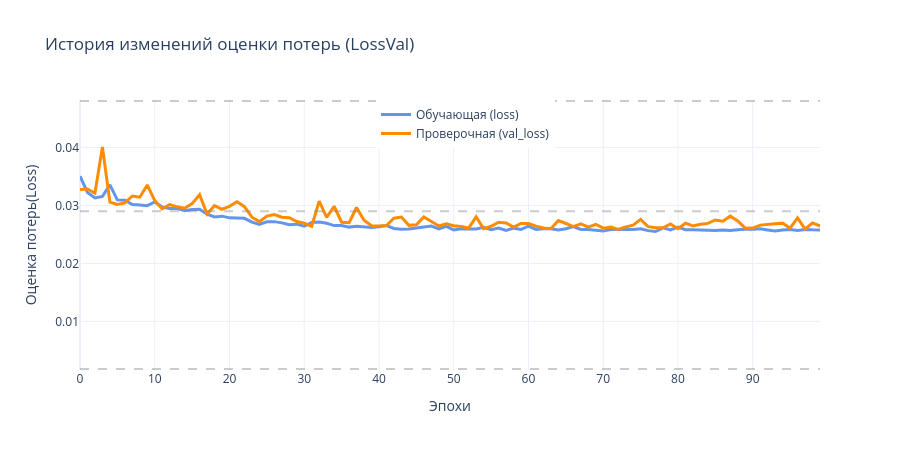

Notebook cell for this chart:
### Code cell
print('Доступные метрики полной истории обучения:', totalHistoryDict2.keys())
fig = go.Figure()
fig.add_trace(go.Scatter( y=totalHistoryDict2['loss'], mode="lines", name="Обучающая (loss)", line=dict(width=3, color='cornflowerblue')))
if 'val_loss' in totalHistoryDict2.keys():
    fig.add_trace(go.Scatter( y=totalHistoryDict2['val_loss'],  mode="lines", name="Проверочная (val_loss)",     line=dict(width=3, color='darkorange')))

refHFib = np.array([13, 8, 5, 3, 2, 1, 0.8, 0.5, 0.33, 0.2, 0.125, 0.077, 0.048,  0.029, 0.0018])
m2 = refHFib<=np.max(totalHistoryDict2['loss'])
m2 = np.concatenate([m2[1:], [True]*1])
for y in refHFib[m2]:
    fig.add_hline(y=y, line_dash="dash", line_color="gray", opacity=0.4)

fig.update_xaxes(title="Эпохи"); fig.update_yaxes(title="Оценка потерь(Loss)")
fig.update_layout(title="История изменений оценки потерь (LossVal)", template="plotly_white",
                  width=900, height=450, legend=dict(yanchor="top", x=0.4, y=1.0))
fig.show()

### Figure 1 — Plotly figure (JSON) as saved in the notebook; plotly's stock layout.template omitted (floating-point values rounded to 4 significant figures)
{"data": [{"line": {"color": "cornflowerblue", "width": 3}, "mode": "lines", "name": "Обучающая (loss)", "type": "scatter", "y": [0.03504, 0.03224, 0.0313, 0.03156, 0.03356, 0.03095, 0.03089, 0.03015, 0.03007, 0.02996, 0.0306, 0.02972, 0.02946, 0.02948, 0.02908, 0.02931, 0.02934, 0.02847, 0.028, 0.02815, 0.02786, 0.02787, 0.02777, 0.02711, 0.02673, 0.02718, 0.02721, 0.02699, 0.02667, 0.02677, 0.02641, 0.02705, 0.02713, 0.02692, 0.02652, 0.02655, 0.02626, 0.02639, 0.02632, 0.02621, 0.02633, 0.02652, 0.02603, 0.02591, 0.02595, 0.02612, 0.02627, 0.02644, 0.02597, 0.0264, 0.02578, 0.02597, 0.02592, 0.02593, 0.02622, 0.02582, 0.02611, 0.02568, 0.02608, 0.02586, 0.02642, 0.02585, 0.02597, 0.02596, 0.02575, 0.02597, 0.02634, 0.02585, 0.02584, 0.02576, 0.02558, 0.02583, 0.02591, 0.02586, 0.02585, 0.02596, 0.02565, 0.02551, 0.02612, 0.02579, 0.02628, 0.02582, 0.0258, 0.02572, 0.02566, 0.02567, 0.02575, 0.02568, 0.02579, 0.0259, 0.02588, 0.02596, 0.02577, 0.02557, 0.02577, 0.02584, 0.02568, 0.02586, 0.0258, 0.02577]}, {"line": {"color": "darkorange", "width": 3}, "mode": "lines", "name": "Проверочная (val_loss)", "type": "scatter", "y": [0.03273, 0.03283, 0.0321, 0.04007, 0.03055, 0.03016, 0.03044, 0.03163, 0.03142, 0.03353, 0.03083, 0.0294, 0.03015, 0.02976, 0.02953, 0.03031, 0.03185, 0.02851, 0.02997, 0.02934, 0.02984, 0.03062, 0.02978, 0.02797, 0.02721, 0.02815, 0.02842, 0.02796, 0.02788, 0.02723, 0.02692, 0.02642, 0.03074, 0.02793, 0.02986, 0.0271, 0.02702, 0.02964, 0.02746, 0.0265, 0.02645, 0.02654, 0.0278, 0.02799, 0.02656, 0.02667, 0.02801, 0.02719, 0.02646, 0.02684, 0.02651, 0.02638, 0.02611, 0.02803, 0.02597, 0.0264, 0.02711, 0.02697, 0.02627, 0.0269, 0.02689, 0.02643, 0.02612, 0.02598, 0.02738, 0.02688, 0.02633, 0.02682, 0.02627, 0.02675, 0.02607, 0.02625, 0.02587, 0.02629, 0.02659, 0.02759, 0.02633, 0.02614, 0.02613, 0.02681, 0.02599, 0.02694, 0.02645, 0.02675, 0.0269, 0.02749, 0.02727, 0.02815, 0.02733, 0.02608, 0.0261, 0.0266, 0.02667, 0.02684, 0.02694, 0.02607, 0.02786, 0.02594, 0.02697, 0.02645]}], "layout": {"height": 450, "legend": {"x": 0.4, "y": 1, "yanchor": "top"}, "shapes": [{"line": {"color": "gray", "dash": "dash"}, "opacity": 0.4, "type": "line", "x0": 0, "x1": 1, "xref": "x domain", "y0": 0.048, "y1": 0.048, "yref": "y"}, {"line": {"color": "gray", "dash": "dash"}, "opacity": 0.4, "type": "line", "x0": 0, "x1": 1, "xref": "x domain", "y0": 0.029, "y1": 0.029, "yref": "y"}, {"line": {"color": "gray", "dash": "dash"}, "opacity": 0.4, "type": "line", "x0": 0, "x1": 1, "xref": "x domain", "y0": 0.0018, "y1": 0.0018, "yref": "y"}], "title": {"text": "История изменений оценки потерь (LossVal)"}, "width": 900, "xaxis": {"title": {"text": "Эпохи"}}, "yaxis": {"title": {"text": "Оценка потерь(Loss)"}}}}
